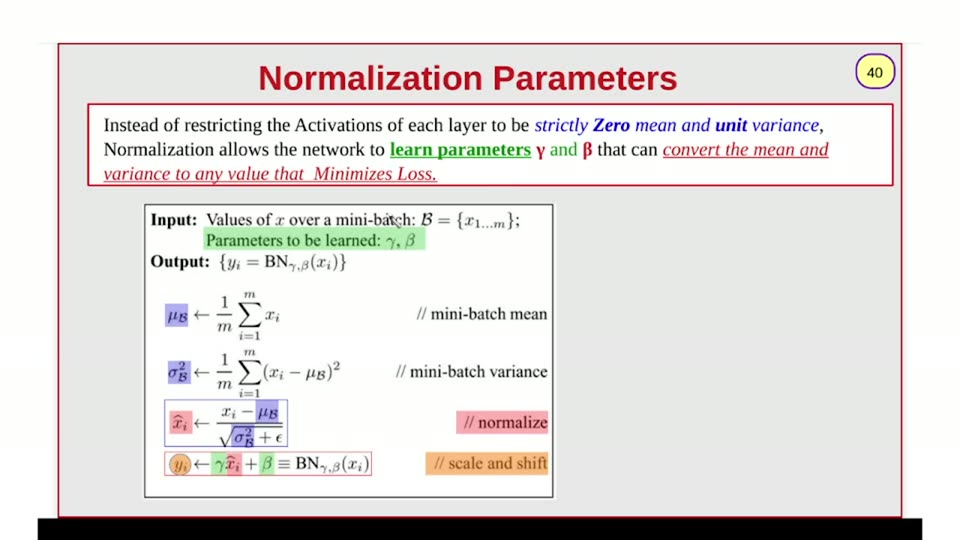
#> input picture videos/deep-learning/002_transformers_part2/unique_slides/slide_040.jpg, 960 x 540 px, found by its file name
$ python m8_colors.py
#> lines starting #> are read from the running program, lines starting #| are printed output that depends on the picture; after the words box and inside, x2 and y2 are one past the last pixel; in counts of white or black regions, pixels touching at a corner belong together
#!/usr/bin/env python3
"""Stage 7b: title/blue/green/red CORE colors + highlight rects + eq rows + bar + ellipse + header + boxes."""
import numpy as np
from PIL import Image

im = np.asarray(Image.open('/home/ahmed/Projects/ai_llm_slides/videos/deep-learning/002_transformers_part2/unique_slides/slide_040.jpg')).astype(int)
r, g, b = im[:,:,0], im[:,:,1], im[:,:,2]
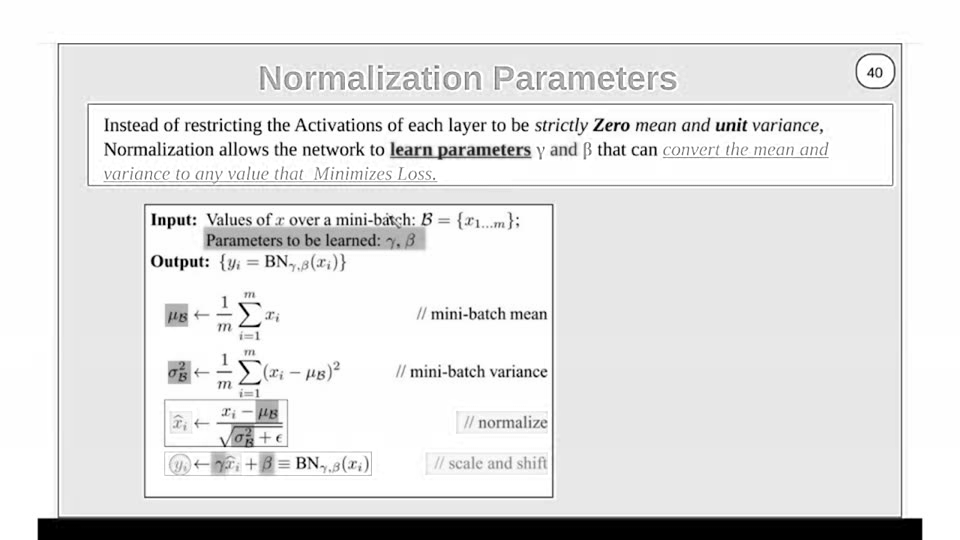
#> r: shape (540, 960) int64; min 0, max 255, mean 226.6
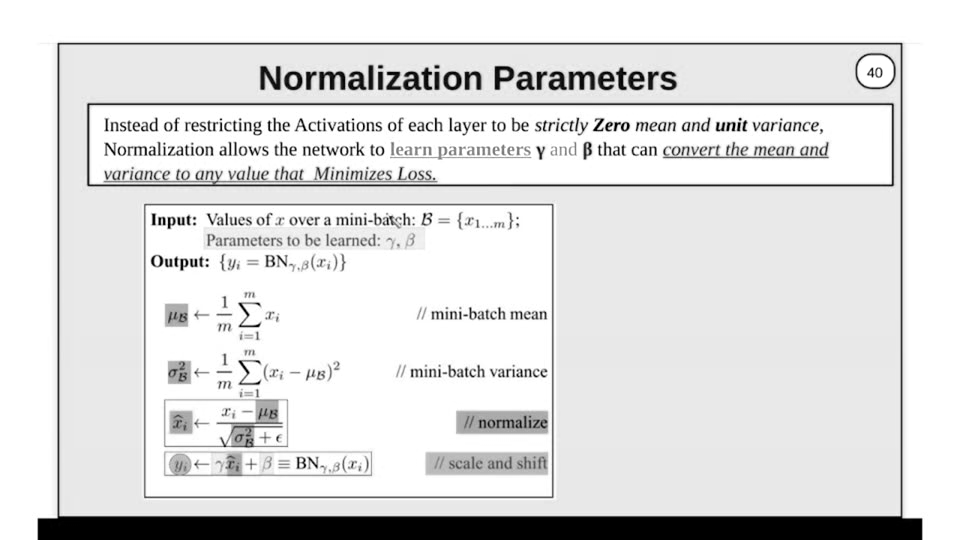
#> g: shape (540, 960) int64; min 0, max 255, mean 223.2
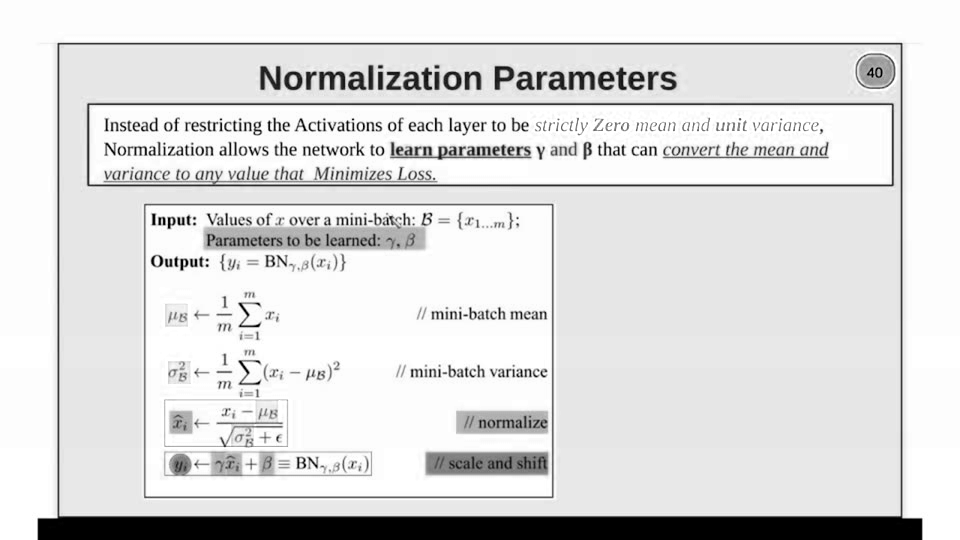
#> b: shape (540, 960) int64; min 0, max 255, mean 221.3
lum = (r+g+b)/3.0
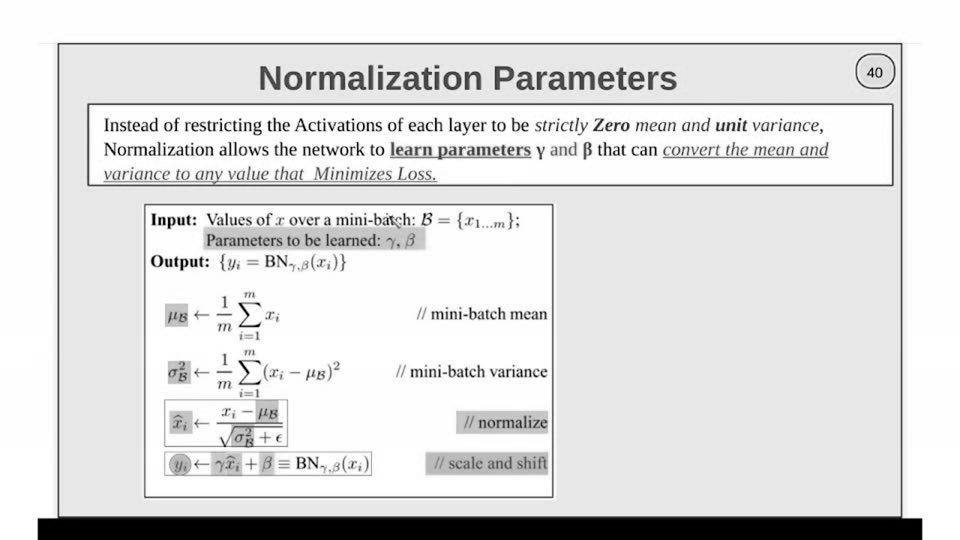
#> lum: shape (540, 960) float64; min 0, max 255, mean 223.7
dark = lum < 140
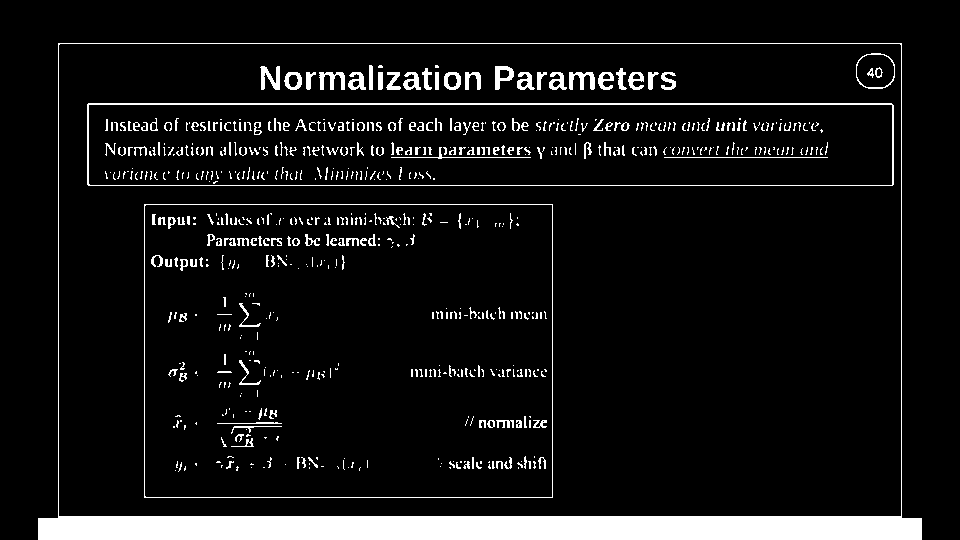
#> dark: shape (540, 960) bool; 7.9% white; 690 white regions (497 under 20 px), largest, box (x1, y1, x2, y2) and area: (38, 43, 922, 540) 22926, (87, 103, 894, 186) 2736, (144, 204, 553, 498) 1404

def S(fx, fy): return ((fx-18.63)/0.96123, fy/0.95556)
def SR(fx0, fx1, fy0, fy1):
    x0, y0 = S(fx0, fy0); x1, y1 = S(fx1, fy1)
    return f"slide x {x0:.1f}..{x1:.1f} (w {x1-x0:.1f})  y {y0:.1f}..{y1:.1f} (h {y1-y0:.1f})"

def core_color(y0,y1,x0,x1, satmin=0):
    """median of the darkest 30% pixels (core ink, avoids anti-alias halo)."""
#> called with y0 = 66, y1 = 90, x0 = 261, x1 = 676, satmin = 0
    reg = im[y0:y1, x0:x1].reshape(-1,3)
    l = reg.mean(axis=1)
#> l = 9960 values, max 245.3 at index 6531, min 37.67 at index 3230, mean 166.8
    idx = np.argsort(l)[:max(int(len(l)*0.3), 4)]
#> idx = 2988 values, max 9954 at index 2933, min 108 at index 618, mean 5732.4
    med = np.median(reg[idx], axis=0)
#> med = [162, 18, 34]
    return f"#{int(med[0]):02X}{int(med[1]):02X}{int(med[2]):02X} (n={len(idx)})"

print('== CORE COLORS ==')
print('title:', core_color(66,90,261,676))
print('L1 black words:', core_color(117,135,105,530))
print('L1 blue words:', core_color(117,135,536,823))
print('L2 black words:', core_color(142,160,105,384))
print('L2 green "learn parameters":', core_color(142,160,390,531))
#> in core_color (call 5), `reg = im[y0:y1, x0:x1].reshape(-1,3)`: reg = 2538 rows, first 8: [203, 233, 197], [143, 178, 138], [118, 156, 115], [138, 176, 137], [204, 238, 205], [237, 255, 238], [242, 255, 243], [251, 255, 251]
print('L2 glyph537-544:', core_color(142,160,535,546))
#> in core_color (call 6), `reg = im[y0:y1, x0:x1].reshape(-1,3)`: reg = 198 rows, first 8: [254, 255, 251], [254, 255, 251], [254, 255, 250], [254, 255, 250], [254, 255, 251], [254, 255, 251], [254, 255, 251], [254, 255, 253]
print('L2 glyph551-576:', core_color(142,160,549,578))
#> in core_color (call 7), `reg = im[y0:y1, x0:x1].reshape(-1,3)`: reg = 522 rows, first 8: [255, 255, 251], [255, 255, 251], [255, 255, 251], [255, 255, 255], [255, 255, 255], [255, 255, 255], [255, 255, 255], [255, 255, 255]
print('L2 glyph584-591:', core_color(142,160,582,593))
#> in core_color (call 8), `reg = im[y0:y1, x0:x1].reshape(-1,3)`: reg = 198 rows, first 8: [251, 253, 242], [255, 249, 244], [241, 212, 216], [184, 139, 144], [166, 101, 107], [175, 98, 106], [170, 88, 102], [193, 112, 129]
print('L2 black "that can":', core_color(142,160,596,658))
#> in core_color (call 9), `reg = im[y0:y1, x0:x1].reshape(-1,3)`: reg = 1116 rows, first 8: [252, 255, 251], [252, 255, 251], [252, 255, 251], [252, 255, 251], [252, 255, 251], [252, 255, 251], [240, 245, 241], [178, 182, 181]
print('L2 red "convert...":', core_color(142,160,663,828))
#> in core_color (call 10), `reg = im[y0:y1, x0:x1].reshape(-1,3)`: reg = 2970 rows, first 8: [255, 254, 255], [255, 254, 255], [255, 255, 255], [255, 255, 253], [255, 255, 250], [255, 255, 251], [255, 255, 251], [255, 255, 253]
print('L3 red:', core_color(167,182,105,435))
print('panel border:', core_color(204,206,300,400))
#> in core_color (call 12), `reg = im[y0:y1, x0:x1].reshape(-1,3)`: reg = 200 rows, first 8: [99, 101, 98], [99, 101, 98], [99, 101, 98], [99, 101, 98], [99, 101, 98], [99, 101, 98], [99, 101, 98], [99, 101, 98]
print('intro border:', core_color(104,106,300,600))
#> in core_color (call 13), `reg = im[y0:y1, x0:x1].reshape(-1,3)`: reg = 600 rows, first 8: [132, 40, 51], [132, 40, 51], [132, 40, 51], [132, 40, 51], [132, 40, 51], [132, 40, 51], [132, 40, 51], [132, 40, 51]
print('badge ring:', core_color(55,60,870,885))
#> in core_color (call 14), `reg = im[y0:y1, x0:x1].reshape(-1,3)`: reg = 75 rows, first 8: [211, 178, 199], [218, 186, 201], [218, 186, 199], [218, 186, 197], [218, 186, 197], [218, 187, 195], [218, 187, 195], [218, 187, 193]
print('eq ink (Input line):', core_color(213,229,152,520))
print('comment ink eq1:', core_color(302,330,417,547))
print('green fill interior:', core_color(232,246,210,420, 0))
#> in core_color (call 17), `reg = im[y0:y1, x0:x1].reshape(-1,3)`: reg = 2940 rows, first 8: [188, 246, 188], [180, 238, 179], [184, 242, 184], [182, 240, 181], [177, 235, 177], [181, 239, 180], [180, 238, 180], [182, 240, 181]
print('lavender fill eq1 interior:', core_color(306,324,166,186))
#> in core_color (call 18), `reg = im[y0:y1, x0:x1].reshape(-1,3)`: reg = 360 rows, first 8: [176, 174, 223], [179, 175, 234], [178, 173, 237], [178, 173, 239], [177, 175, 240], [176, 174, 239], [176, 173, 242], [176, 173, 240]
print('pink fill eq3 interior:', core_color(414,431,172,189))
#> in core_color (call 19), `reg = im[y0:y1, x0:x1].reshape(-1,3)`: reg = 289 rows, first 8: [244, 173, 179], [250, 174, 178], [248, 171, 177], [247, 170, 176], [240, 163, 169], [223, 146, 152], [216, 139, 145], [230, 153, 159]
print('orange fill //scale interior:', core_color(455,471,430,543))
#> in core_color (call 20), `reg = im[y0:y1, x0:x1].reshape(-1,3)`: reg = 1808 rows, first 8: [248, 183, 125], [250, 185, 127], [247, 186, 129], [247, 186, 129], [247, 186, 129], [247, 186, 129], [247, 186, 129], [247, 186, 129]

# highlight rects (solid-row method)
def fill_rect(mask, x0,x1,y0,y1, minrowfrac=0.5):
    mm = np.zeros_like(mask); mm[y0:y1, x0:x1] = mask[y0:y1, x0:x1]
    rows = mm.sum(axis=1); width = x1-x0
    solid = [y0+i for i,v in enumerate(rows) if v > minrowfrac*width]
    if not solid: return None
    ra, rb = solid[0], solid[-1]
    colsum = mm[ra:rb+1].sum(axis=0)
    cols = np.where(colsum > (rb-ra+1)*0.5)[0]
    return (int(cols.min()), int(cols.max()), ra, rb)

greenm  = (g-r>25)&(g-b>25)&(g>120)
#> greenm: shape (540, 960) bool; 1.5% white; 5 white regions, box (x1, y1, x2, y2) and area: (203, 226, 426, 251) 4960, (390, 141, 532, 160) 1706, (259, 453, 276, 474) 318, (211, 453, 226, 474) 297, (550, 142, 578, 156) 250
lavm    = (b-r>25)&(b-g>25)&(b>150)
#> lavm: shape (540, 960) bool; 0.7% white; 38 white regions (17 under 20 px), largest, box (x1, y1, x2, y2) and area: (255, 399, 281, 423) 520, (230, 424, 277, 448) 511, (168, 360, 192, 384) 494
pinkm   = (r-g>45)&(r-b>45)&(r>210)
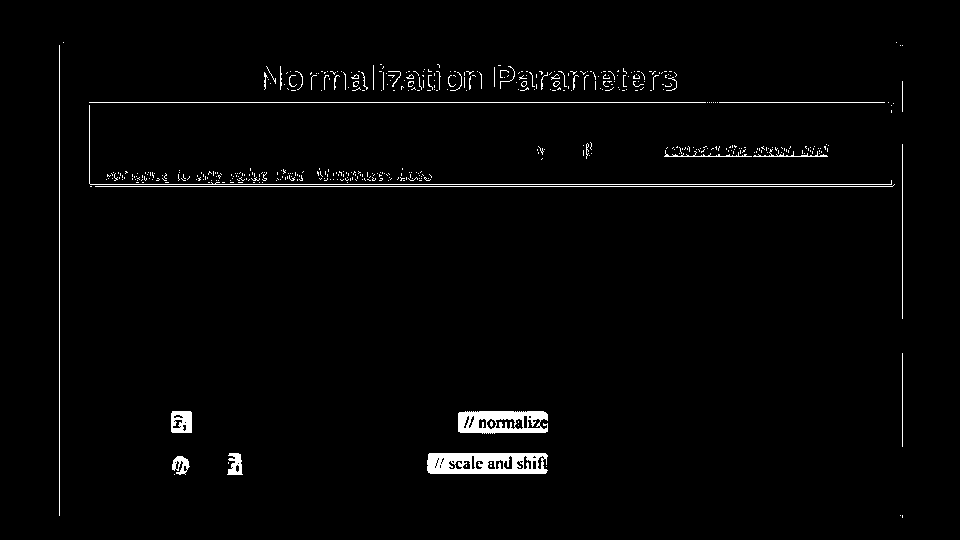
#> pinkm: shape (540, 960) bool; 1.9% white; 488 white regions (451 under 20 px), largest, box (x1, y1, x2, y2) and area: (427, 453, 548, 474) 2013, (458, 411, 548, 434) 1486, (89, 105, 892, 185) 892
orangm  = (r-b>60)&(g-b>40)&(r>210)&(g>140)
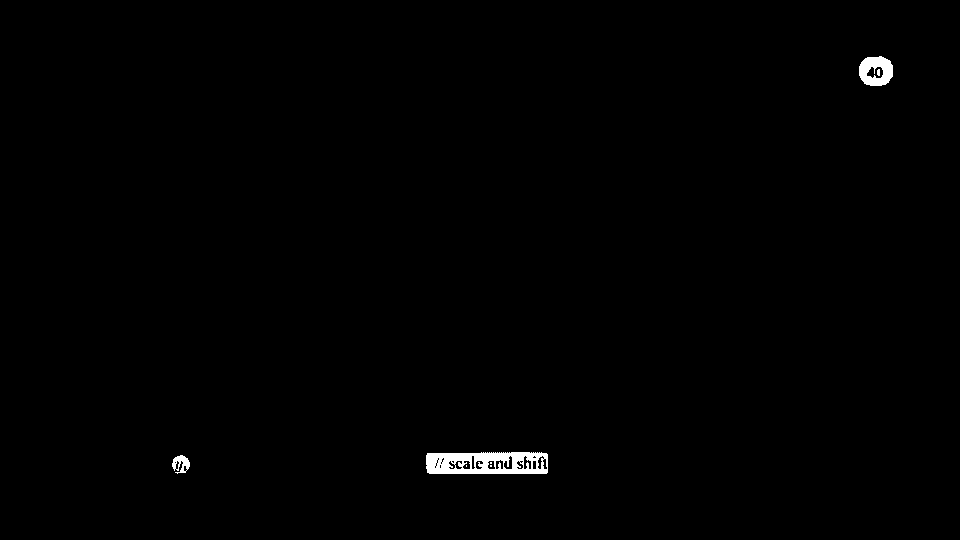
#> orangm: shape (540, 960) bool; 0.59% white; 7 white regions (4 under 20 px), largest, box (x1, y1, x2, y2) and area: (426, 452, 548, 474) 2098, (859, 56, 893, 86) 718, (172, 455, 190, 474) 200
print('== HIGHLIGHT SOLID RECTS ==')
for name, m, box in [
    ('green params line', greenm, (150,540,220,258)),
    ('lav mu_B eq1',      lavm,   (150,220,293,337)),
    ('lav sig_B eq2',     lavm,   (150,220,350,394)),
    ('lav mu_B eq3num',   lavm,   (225,325,390,430)),
    ('lav sig_B eq3den',  lavm,   (205,325,424,455)),
    ('pink xhat eq3',     pinkm,  (150,215,400,442)),
    ('pink //normalize',  pinkm,  (430,560,400,442)),
    ('orange //scale',    orangm, (400,560,443,484)),
]:
#> (the run stopped early here; a loop or call above may not have finished)
